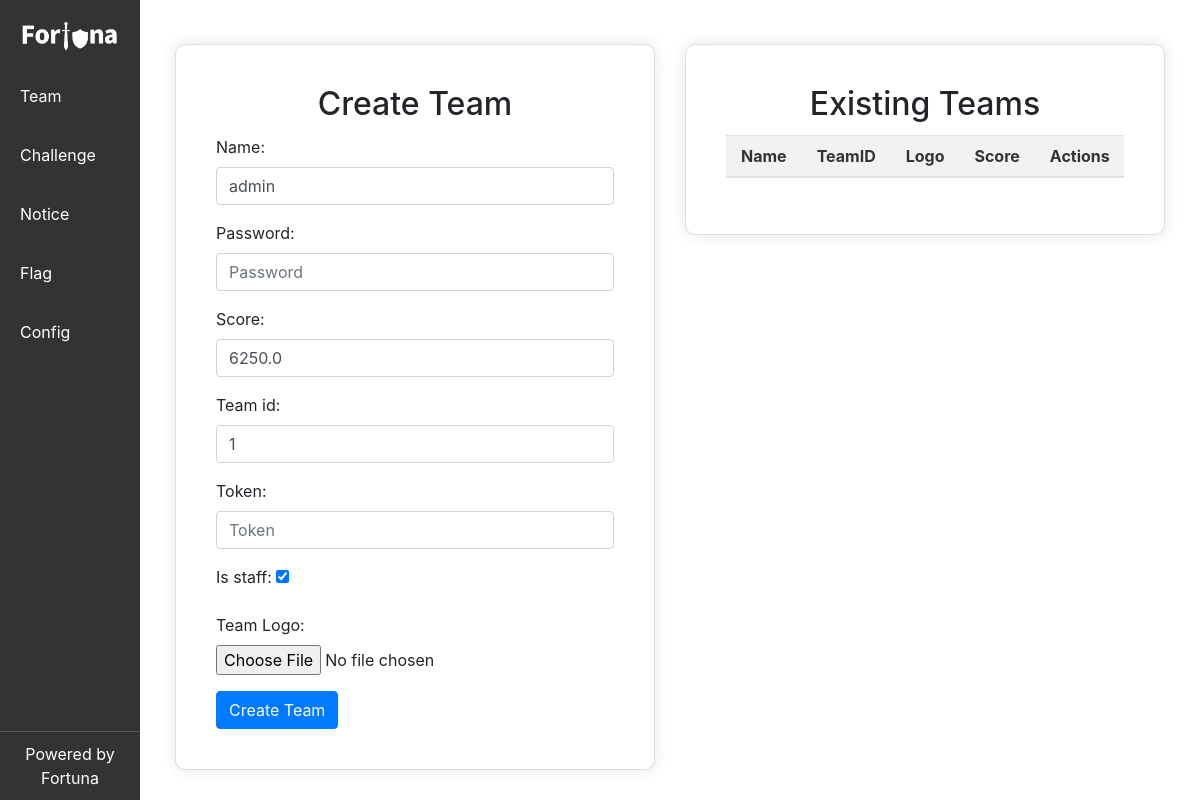
The page /manage/update_team/1 (signed in) on the database its author committed.
### account/models.py (models this page shows, shortened)
class Team(AbstractBaseUser, PermissionsMixin):
    created_at = models.DateTimeField(auto_now_add=True)
    name = models.CharField(max_length=255, unique=True)
    logo = models.CharField(max_length=255, null=True, blank=True)
    score = models.FloatField(null=True, blank=True)
    team_id = models.PositiveIntegerField(unique=True, blank=True)
    token = models.CharField(max_length=255, null=True, blank=True)
    is_staff = models.BooleanField(default=False)
    objects = CustomUserManager()
    USERNAME_FIELD = 'name'
    REQUIRED_FIELDS = []

### account/views.py (the view)
# urls.py: path('update_team/<int:team_id>', account.update_team_view, name='update_team'),
@login_required
@admin_required
def update_team_view(request, team_id):
    try:
        team = Team.objects.get(id=team_id)
    except Team.DoesNotExist:
        messages.error(request, 'Team not found.')
        return redirect('manage_team')
    if request.method == 'POST':
        form = TeamCreationForm(request.POST, request.FILES, instance=team)
        if form.is_valid():
            team = form.save(commit=False)
            team.set_password(form.cleaned_data['password'])
            team.save()
            messages.success(request, 'Team updated successfully!')
            return redirect('manage_team')
    else:
        form = TeamCreationForm(instance=team)
    return render(request, 'account/manage_team.html', {'form': form, 'team_id': team_id})

### account/forms.py
class TeamCreationForm(forms.ModelForm):
    class Meta:
        model = Team
        fields = ['name', 'password','score', 'team_id', 'token', 'is_staff']
        widgets = {
            'name': forms.TextInput(attrs={'class': 'form-control', 'placeholder': 'Team Name'}),
            'password': forms.PasswordInput(attrs={'class': 'form-control', 'placeholder': 'Password'}),
            'score': forms.NumberInput(attrs={'class': 'form-control', 'placeholder': 'Score'}),
            'team_id': forms.TextInput(attrs={'class': 'form-control', 'placeholder': 'Team ID'}),
            'token': forms.TextInput(attrs={'class': 'form-control', 'placeholder': 'Token'}),
            'is_staff': forms.CheckboxInput(attrs={'class': 'form-check-label'}),
        }

### account/views.py (called while the page is built)
def admin_required(view_func):
    @wraps(view_func)
    def _wrapped_view(request, *args, **kwargs):
        if not request.user.is_staff and not request.user.is_superuser:
            return redirect('index')
        return view_func(request, *args, **kwargs)
    return _wrapped_view

### templates/account/manage_team.html (shortened to what this page needs)
{% extends 'manage/base.html' %}
{% load static %}
{% block content %}
<div class="container-fluid mt-4">
    <div class="row">
        <div class="col-md-6">
            <div class="card">
                <div class="card-body">
                    <h2 class="card-title text-center">Create Team</h2>
                    <form method="post" enctype="multipart/form-data">
                        {{ form.as_p }}
                        <div class="form-group">
                            <label for="logo">Team Logo:</label>
                            <input type="file" id="logo" name="logo" class="form-control-file">
                        </div>
                        <button type="submit" class="btn btn-primary">Create Team</button>
                    </form>
                </div>
            </div>
        </div>
        <div class="col-md-6">
            <div class="card">
                <div class="card-body">
                    <h2 class="card-title text-center">Existing Teams</h2>
                    <div class="table-responsive">
                        <table class="table">
                            <thead>
                                <tr>
                                    <th>Name</th>
                                    <th>TeamID</th>
                                    <th>Logo</th>
                                    <th>Score</th>
                                    <th>Actions</th>
                                </tr>
                            </thead>
                        </table>
                    </div>
                </div>
            </div>
        </div>
    </div>
</div>
</body>
</html>
{% endblock %}

### static/manage.css (style rules this page uses)
.col-md-6 { padding: 0 15px; }
.card { margin: 0 auto; padding: 20px; border-radius: 10px; box-shadow: 0 0 15px rgba(0, 0, 0, 0.1); }
.table-responsive { margin-bottom: 0; }
.table { width: 100%; border-collapse: collapse; }
.table th, .table td { padding: 8px 15px; text-align: left; border-bottom: 1px solid #ddd; }
.table th { background-color: #f2f2f2; color: #333; }

### rows shown on the page
Team: name "admin", score "6250.0", team_id "1", is_staff "☑"
